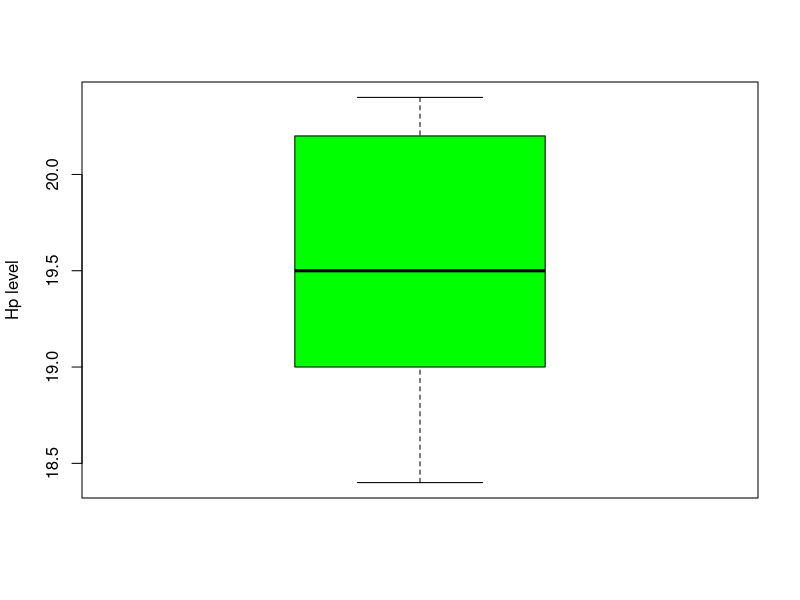
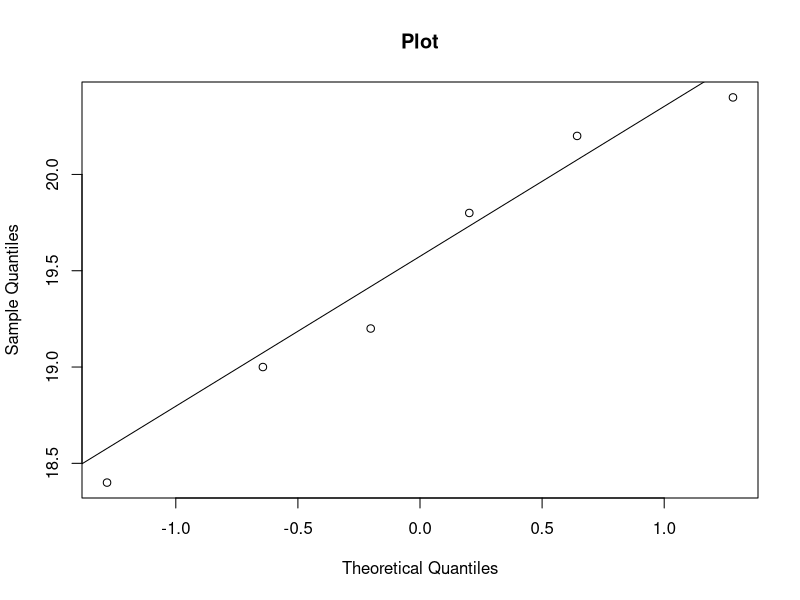

These figures' R source, in order:
# (A) #
mu<-20
data<-c(19.2,18.4,19.8,20.2,20.4,19)
n<-length(data)
x<-mean(data)
s<-sd(data)
t<-(x-mu)/(s/sqrt(n))
t_lower<-qt(0.05,n-1)
t_upper<-qt(0.95,n-1)
p_value<-2*pt(t,lower.tail=TRUE,df=n-1)
t.test(data,mu=20,conf.level=0.90,alternative="two.sided")
boxplot(data,ylab="Hp level",col="green")
qqnorm(data,main="Plot")
qqline(data)

# (B) #
t<-(x-mu)/(s/sqrt(n))
t_upper<-qt(0.1,lower.tail=FALSE,n-1)
p_value<-pt(t,lower.tail=FALSE,df=n-1)

# (C) #
t<-(x-mu)/(s/sqrt(n))
t_lower<-qt(0.1,lower.tail=TRUE,n-1)
p_value<-pt(t,lower.tail=TRUE,df=n-1)

# (D) #
CI<-c(x+t_lower*s/sqrt(n), x+t_upper*s/sqrt(n))
